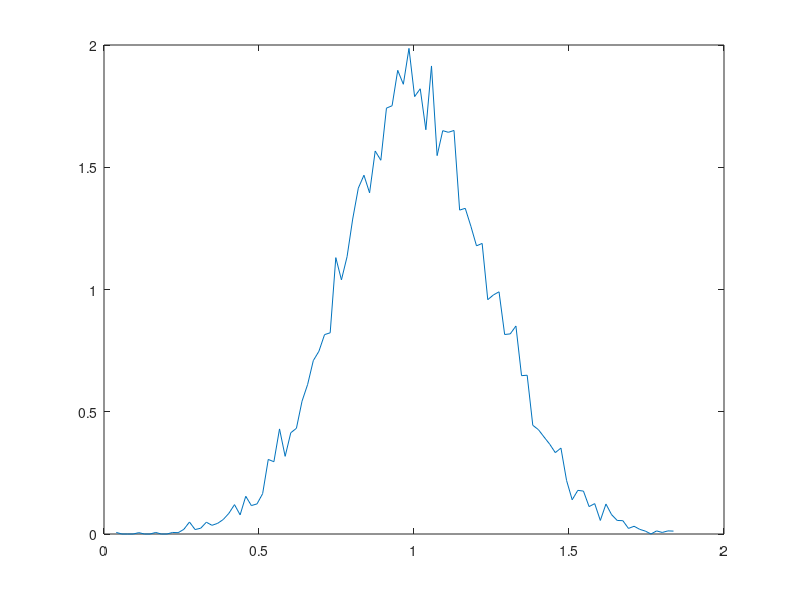

MATLAB code for this plot:
% Program to plot the PDF of the sample mean estimator for the estimation
% of DC (A = 1) in WGN

clear all;clc;close all;
M=5000; % No of averagin iterations
N=20; % data record length
A=1; 
for loop=1:2,
for i=1:M,
    x=A+randn(1,N);    
    Aesti(i)=sum(x)/N; % M realization of a Sample Mean estimator(Random variable)
end

a=max(Aesti);
b=min(Aesti);
range=a-b;
Ncells=100;
Hepsi=(range/(2*Ncells)); % Half of Epsilon
values=(b+Hepsi):(2*Hepsi):a;

for j=1:Ncells,
    temp=Aesti-values(j);
    counter =abs(temp) <= Hepsi;
    histo(j)=sum(counter)/M;
    p(loop,j)=histo(j)/(2*Hepsi);
end
end

figure,plot(values,mean(p));
    
